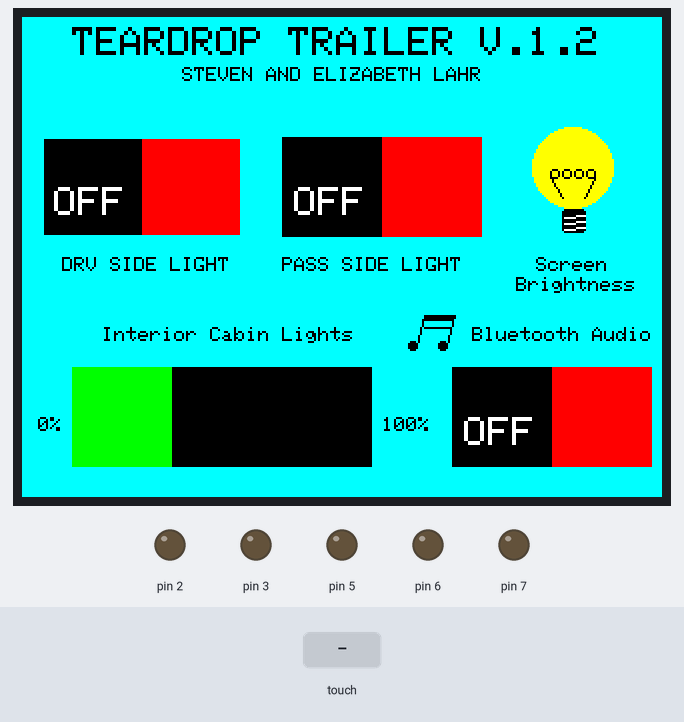
This sketch was run on a simulated Arduino Uno, built with avr-gcc and run on an emulated ATmega328P. Parts: 320×240 colour display, output pins drawn as LEDs (lit = HIGH). The inputs (shaded band) are chosen by the test bench. What the sketch prints to the serial monitor is not drawn.

Above: at 1.4 s.
1.5 s: touch panel pressed at 62 % / 10 % of its raw x / y range
At 2.4 s:
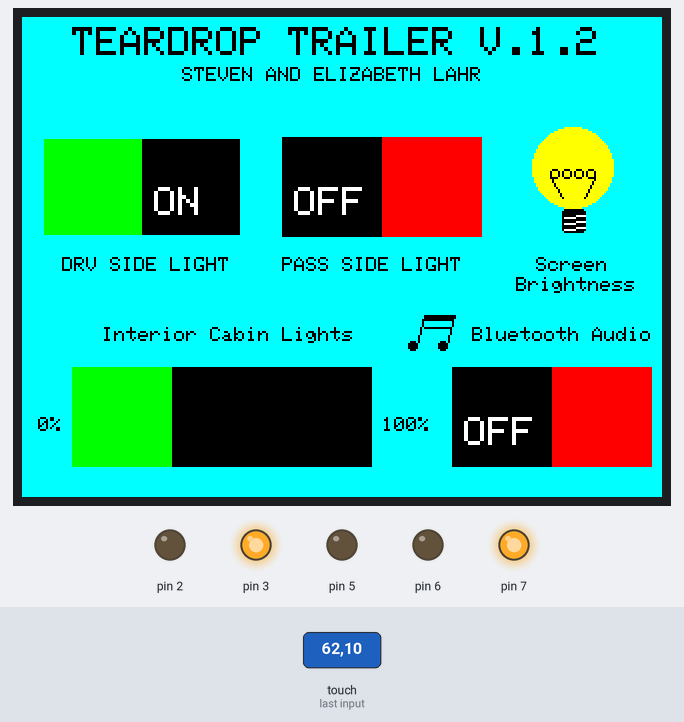
3.0 s: touch panel pressed at 13 % / 30 % of its raw x / y range
At 3.7 s:
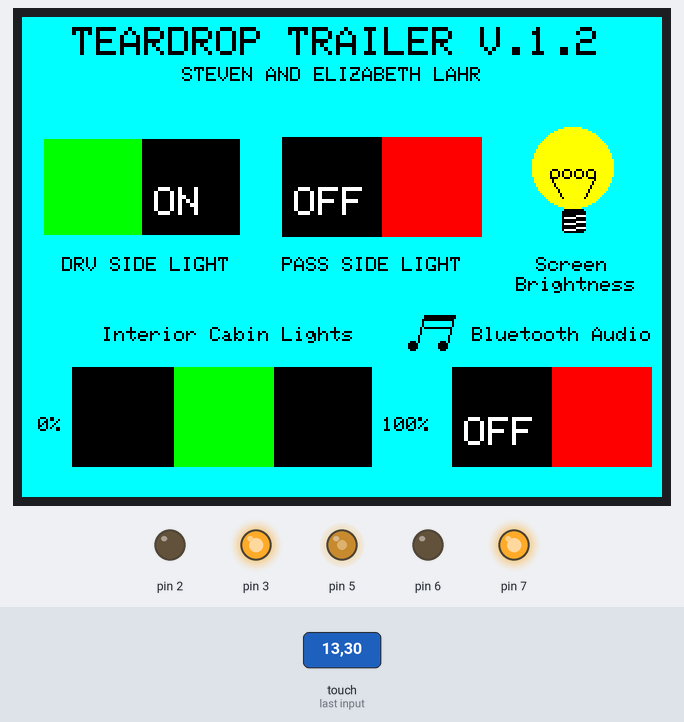
4.5 s: touch panel pressed at 62 % / 30 % of its raw x / y range
At 5.7 s:
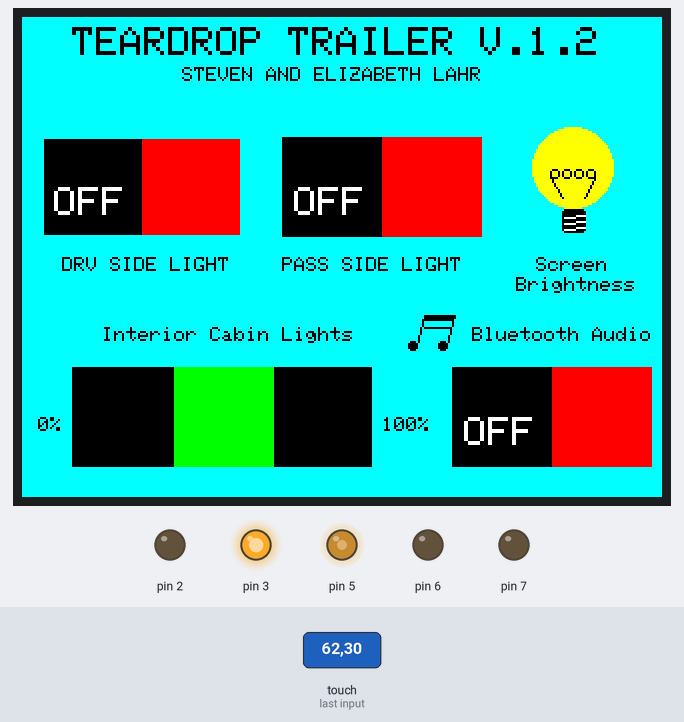
6.0 s: touch panel pressed at 13 % / 50 % of its raw x / y range
At 7.2 s:
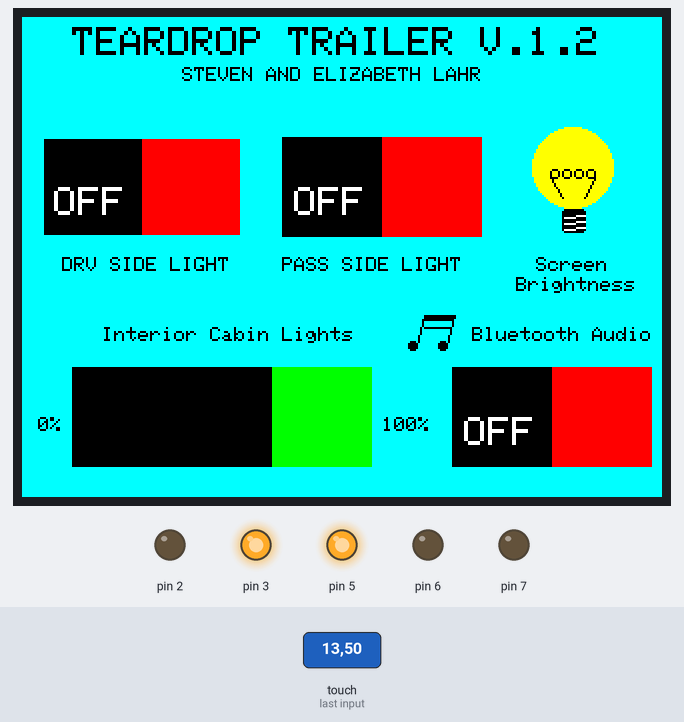
7.5 s: touch panel pressed at 62 % / 50 % of its raw x / y range
At 8.1 s:
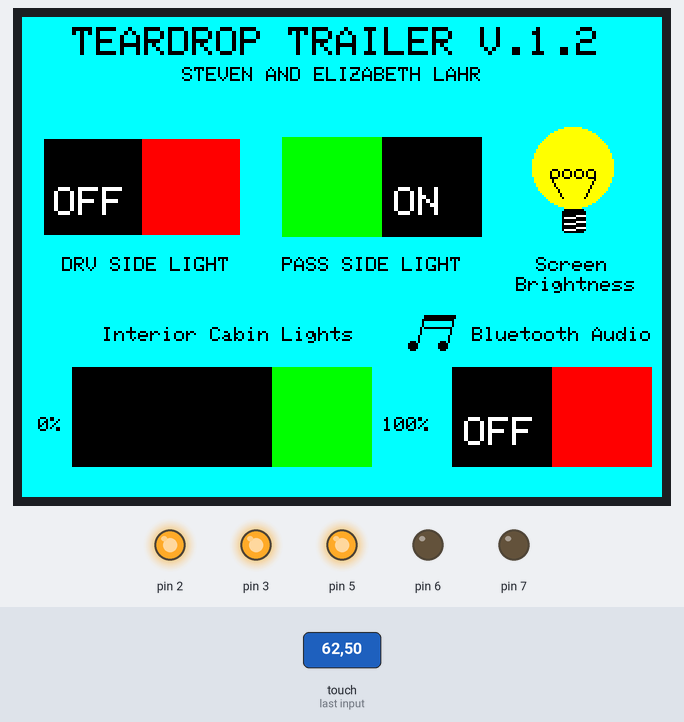
9.0 s: touch panel pressed at 13 % / 10 % of its raw x / y range
At 9.5 s:
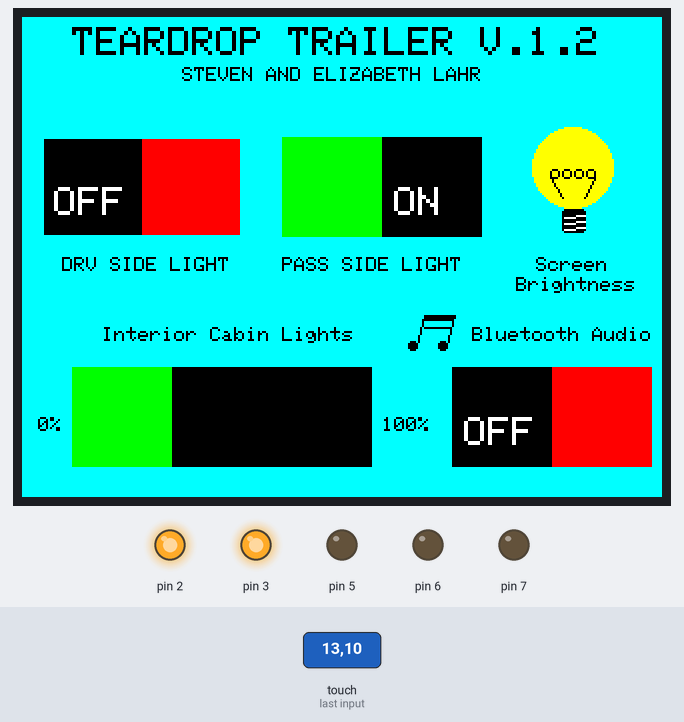
Timing chart, 0 to 40.6 s (numbered marks = the images above; inputs shaded):
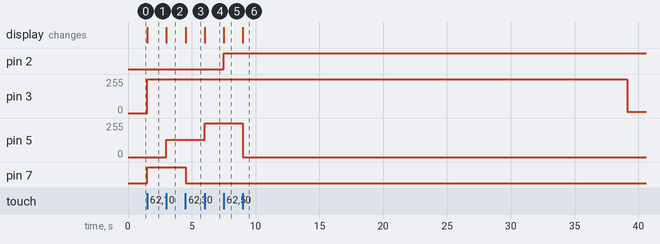

The sketch:

AutoDim_and_OneTouch_w_music_button.ino
```cpp
#include <SPI.h>
#include <Wire.h>
#include <Adafruit_ILI9341.h>
#include <Adafruit_STMPE610.h>
#include <Adafruit_GFX.h>

#define TS_MINX 150
#define TS_MINY 130
#define TS_MAXX 3800
#define TS_MAXY 4000

#define STMPE_CS 8
Adafruit_STMPE610 ts = Adafruit_STMPE610(STMPE_CS);
#define TFT_CS 10
#define TFT_DC 9
Adafruit_ILI9341 tft = Adafruit_ILI9341(TFT_CS, TFT_DC);

boolean RecordOn = false;

#define FRAME_X 10//this is for button1
#define FRAME_Y 60
#define FRAME_W 100
#define FRAME_H 50


#define REDBUTTON_X FRAME_X
#define REDBUTTON_Y FRAME_Y
#define REDBUTTON_W (FRAME_W/2)
#define REDBUTTON_H FRAME_H


#define GREENBUTTON_X (REDBUTTON_X + REDBUTTON_W)
#define GREENBUTTON_Y FRAME_Y
#define GREENBUTTON_W (FRAME_W/2)
#define GREENBUTTON_H FRAME_H


#define FRAME_X1 130//this is for button2
#define FRAME_Y1 60
#define FRAME_W1 100
#define FRAME_H1 50


#define REDBUTTON_X1 FRAME_X1
#define REDBUTTON_Y1 FRAME_Y1
#define REDBUTTON_W1 (FRAME_W1/2)
#define REDBUTTON_H1 FRAME_H1


#define GREENBUTTON_X1 (REDBUTTON_X1 + REDBUTTON_W1)
#define GREENBUTTON_Y1 FRAME_Y1
#define GREENBUTTON_W1 (FRAME_W1/2)
#define GREENBUTTON_H1 FRAME_H1

#define FRAME_X2 215//this is for button3
#define FRAME_Y2 175
#define FRAME_W2 100
#define FRAME_H2 50


#define REDBUTTON_X2 FRAME_X2
#define REDBUTTON_Y2 FRAME_Y2
#define REDBUTTON_W2 (FRAME_W2/2)
#define REDBUTTON_H2 FRAME_H2


#define GREENBUTTON_X2 (REDBUTTON_X2 + REDBUTTON_W2)
#define GREENBUTTON_Y2 FRAME_Y2
#define GREENBUTTON_W2 (FRAME_W2/2)
#define GREENBUTTON_H2 FRAME_H2


#define Frame_X 25 //this is for the fader slider
#define Frame_Y 175
#define Frame_W 150
#define Frame_H 50

#define CIRCLE_X 275
#define CIRCLE_Y 75
#define CIRCLE_R 20

#define SQUARE_X 270
#define SQUARE_Y 96
#define SQUARE_W 12
#define SQUARE_H 12
#define SQUARE_R 2

#define LINE_X 267
#define LINE_Y 87
#define LINE_L 17


int currentX = Frame_X;
int currentY = Frame_Y;
bool touchLock = false;

int counter = 100;

unsigned long timerecord = 0;

void SQUARE()
{
  tft.drawRoundRect(SQUARE_X, SQUARE_Y, SQUARE_W, SQUARE_H, SQUARE_R, ILI9341_BLACK);
  tft.fillRoundRect(SQUARE_X, SQUARE_Y, SQUARE_W, SQUARE_H, SQUARE_R, ILI9341_BLACK);
}
void LINE()
{
  tft.drawFastHLine(LINE_X, LINE_Y, LINE_L, ILI9341_BLACK);
}

void drawFrame()
{
  tft.drawRect(FRAME_X, FRAME_Y, FRAME_W, FRAME_H, ILI9341_CYAN);

}

void Circle()
{
  tft.drawCircle(CIRCLE_X, CIRCLE_Y, CIRCLE_R, ILI9341_YELLOW);
  tft.fillCircle(CIRCLE_X, CIRCLE_Y, CIRCLE_R, ILI9341_YELLOW);
}

void redBtn()
{
  tft.fillRect(REDBUTTON_X, REDBUTTON_Y, REDBUTTON_W, REDBUTTON_H, ILI9341_GREEN);
  tft.fillRect(GREENBUTTON_X, GREENBUTTON_Y, GREENBUTTON_W, GREENBUTTON_H, ILI9341_BLACK);
  drawFrame();
  tft.setCursor(GREENBUTTON_X + 6 , GREENBUTTON_Y + (GREENBUTTON_H / 2));
  tft.setTextColor(ILI9341_WHITE);
  tft.setTextSize(2);
  tft.println("ON");
  RecordOn = false;
}


void greenBtn()
{
  tft.fillRect(GREENBUTTON_X, GREENBUTTON_Y, GREENBUTTON_W, GREENBUTTON_H, ILI9341_RED);
  tft.fillRect(REDBUTTON_X, REDBUTTON_Y, REDBUTTON_W, REDBUTTON_H, ILI9341_BLACK);
  drawFrame();
  tft.setCursor(REDBUTTON_X + 6 , REDBUTTON_Y + (REDBUTTON_H / 2));
  tft.setTextColor(ILI9341_WHITE);
  tft.setTextSize(2);
  tft.println("OFF");
  RecordOn = true;
}
void redBtn1()//this is for button2
{
  tft.fillRect(REDBUTTON_X1, REDBUTTON_Y1, REDBUTTON_W1, REDBUTTON_H1, ILI9341_GREEN);/////////////////////this is for button2
  tft.fillRect(GREENBUTTON_X1, GREENBUTTON_Y1, GREENBUTTON_W1, GREENBUTTON_H1, ILI9341_BLACK);
  drawFrame();
  tft.setCursor(GREENBUTTON_X1 + 6 , GREENBUTTON_Y1 + (GREENBUTTON_H1 / 2));
  tft.setTextColor(ILI9341_WHITE);
  tft.setTextSize(2);
  tft.println("ON");
  RecordOn = false;
}


void greenBtn1()//this is for button2
{
  tft.fillRect(GREENBUTTON_X1, GREENBUTTON_Y1, GREENBUTTON_W1, GREENBUTTON_H1, ILI9341_RED);/////////////////this is for button2
  tft.fillRect(REDBUTTON_X1, REDBUTTON_Y1, REDBUTTON_W1, REDBUTTON_H1, ILI9341_BLACK);
  drawFrame();
  tft.setCursor(REDBUTTON_X1 + 6 , REDBUTTON_Y1 + (REDBUTTON_H1 / 2));
  tft.setTextColor(ILI9341_WHITE);
  tft.setTextSize(2);
  tft.println("OFF");
  RecordOn = true;
}

void redBtn2()//this is for button3
{
  tft.fillRect(REDBUTTON_X2, REDBUTTON_Y2, REDBUTTON_W2, REDBUTTON_H2, ILI9341_GREEN);/////////////////////this is for button2
  tft.fillRect(GREENBUTTON_X2, GREENBUTTON_Y2, GREENBUTTON_W2, GREENBUTTON_H2, ILI9341_BLACK);
  drawFrame();
  tft.setCursor(GREENBUTTON_X2 + 6 , GREENBUTTON_Y2 + (GREENBUTTON_H2 / 2));
  tft.setTextColor(ILI9341_WHITE);
  tft.setTextSize(2);
  tft.println("ON");
  RecordOn = false;
}


void greenBtn2()//this is for button3
{
  tft.fillRect(GREENBUTTON_X2, GREENBUTTON_Y2, GREENBUTTON_W2, GREENBUTTON_H2, ILI9341_RED);/////////////////this is for button2
  tft.fillRect(REDBUTTON_X2, REDBUTTON_Y2, REDBUTTON_W2, REDBUTTON_H2, ILI9341_BLACK);
  drawFrame();
  tft.setCursor(REDBUTTON_X2 + 6 , REDBUTTON_Y2 + (REDBUTTON_H2 / 2));
  tft.setTextColor(ILI9341_WHITE);
  tft.setTextSize(2);
  tft.println("OFF");
  RecordOn = true;
}


void DrawFrame (int x, int y, int w, int h, uint16_t color)
{
  tft.drawRect(x, y, w, h, color);
}

void DrawBox (int x, int y, int w, int h, uint16_t fill)
{
  tft.fillRect(x, y, w, h, fill);
}

void Btn()
{
  tft.setCursor(5 , 20);
  tft.setTextColor(ILI9341_BLACK);
  tft.setTextSize(2);

}

void setup() {
  // put your setup code here, to run once:
  Serial.begin(9600);
  tft.begin();
  if (!ts.begin())
  {
    Serial.println("Unable to start touchscreen");
  }
  else
  {
    Serial.println("Touchscreen Started");
  }

  pinMode(2, OUTPUT);
  pinMode(7, OUTPUT);
  pinMode(5,OUTPUT);
  pinMode(6,OUTPUT);

  tft.fillScreen(ILI9341_CYAN);//this is to change the background
  tft.setRotation(1);
  greenBtn();//this is to set the beginning state of button1
  greenBtn1();//this is to set the beginning state of button2
  greenBtn2();//this is to set the beginning state of button 3
  DrawBox (Frame_X, Frame_Y, Frame_W, Frame_H, ILI9341_BLACK);
  DrawBox(currentX, currentY, 50, 50, ILI9341_GREEN); //set the slider color
  Circle();
  SQUARE();

  tft.drawLine(264, 80, 270, 90, ILI9341_BLACK);////diagonal lines for birghtness lightbulb filliment
  tft.drawLine(286, 80, 281, 90, ILI9341_BLACK);

  tft.drawLine(271, 106, 281, 105, ILI9341_WHITE);///diagonal lines for screw base
  tft.drawLine(271, 103, 281, 102, ILI9341_WHITE);
  tft.drawLine(271, 100, 281, 99, ILI9341_WHITE);

  tft.drawCircle(195, 164, 2, ILI9341_BLACK);/////this is for the music note symbol
  tft.fillCircle(195, 164, 2, ILI9341_BLACK);
  tft.drawCircle(210, 164, 2, ILI9341_BLACK);
  tft.fillCircle(210, 164, 2, ILI9341_BLACK);
  tft.drawLine(197, 164, 201, 149, ILI9341_BLACK);
  tft.drawLine(212, 164, 216, 149, ILI9341_BLACK);
  tft.drawFastHLine(201, 149, 15, ILI9341_BLACK);
  tft.drawFastHLine(201, 150, 15, ILI9341_BLACK);
  tft.drawFastHLine(201, 151, 15, ILI9341_BLACK);
  tft.drawFastHLine(201, 155, 14, ILI9341_BLACK);


  tft.setCursor(8 , 200);
  tft.setTextColor(ILI9341_BLACK);
  tft.setTextSize(1);
  tft.println("0%");

  tft.setCursor(180 , 200);
  tft.setTextColor(ILI9341_BLACK);
  tft.setTextSize(1);
  tft.println("100%");

  tft.setCursor(40 , 155);
  tft.setTextColor(ILI9341_BLACK);
  tft.setTextSize(1);
  tft.println("Interior Cabin Lights");

  tft.setCursor(80 , 25);
  tft.setTextColor(ILI9341_BLACK);
  tft.setTextSize(1);
  tft.println("STEVEN AND ELIZABETH LAHR");

  tft.setCursor(25 , 5);
  tft.setTextColor(ILI9341_BLACK);
  tft.setTextSize(2);
  tft.println("TEARDROP TRAILER V.1.2");

  tft.setCursor(20 , 120);
  tft.setTextColor(ILI9341_BLACK);
  tft.setTextSize(1);
  tft.println("DRV SIDE LIGHT");

  tft.setCursor(130 , 120);
  tft.setTextColor(ILI9341_BLACK);
  tft.setTextSize(1);
  tft.println("PASS SIDE LIGHT");


  tft.setCursor(257 , 120);
  tft.setTextColor(ILI9341_BLACK);
  tft.setTextSize(1);
  tft.println("Screen");

  tft.setCursor(247 , 130);
  tft.setTextColor(ILI9341_BLACK);
  tft.setTextSize(1);
  tft.println("Brightness");

  tft.setCursor(225 , 155);
  tft.setTextColor(ILI9341_BLACK);
  tft.setTextSize(1);
  tft.println("Bluetooth Audio");

  tft.setCursor(264 ,74);
  tft.setTextColor(ILI9341_BLACK);
  tft.setTextSize(1);
  tft.println("oooo");
}

int ReadXPoint ()
{
  TS_Point p = ts.getPoint();
  p.y = map(p.y, TS_MINX, TS_MAXX, 0, tft.width());
  return p.y;
}
int ReadYPoint()
{
  TS_Point p = ts.getPoint();
  p.x = map(p.x, TS_MINY, TS_MAXY, 0, tft.height());
  return (tft.height() - p.x);
}

void loop() {
  int touchx = 0;
  int touchy = 0;
  // put your main code here, to run repeatedly:
  if (ts.touched())
  {
    timerecord = millis();
    analogWrite(3, map(counter, 0, 100, 10, 255));

    if (!ts.bufferEmpty())  // SLIDER CODE
    {
      touchx = ReadXPoint();
      touchy = ReadYPoint();
    }

    if ((touchy > Frame_Y) && (touchy < (Frame_Y + Frame_H))) {
      if ((touchx > (Frame_X)) && (touchx < (Frame_X + Frame_W)))
      {
        currentX = ReadXPoint()-25;
        DrawBox (Frame_X, Frame_Y, Frame_W, Frame_H, ILI9341_BLACK);
        if (currentX > (Frame_X + Frame_W - 50))
        {
          currentX = (Frame_X + Frame_W - 50);
          DrawBox((Frame_X + Frame_W - 50), currentY, 50, 50, ILI9341_GREEN);
        }
        else if (currentX < (Frame_X))
        {
          currentX = Frame_X;
          DrawBox(Frame_X, Frame_Y, 50, 50, ILI9341_GREEN);
        }
        else
        {
          DrawBox(currentX, currentY, 50, 50, ILI9341_GREEN);
        }
        analogWrite(5, map(currentX, 25, 125, 0, 255)); /////this is for PWM of the led's

        Serial.println(currentX);
        Serial.println(currentY);
      }
    }


    // See if there's any  touch data for us
    if (!ts.bufferEmpty())
    {

      // Retrieve a point
      TS_Point p = ts.getPoint();
      // Scale using the calibration #'s
      // and rotate coordinate system
      p.x = map(p.x, TS_MINY, TS_MAXY, 0, tft.height());
      p.y = map(p.y, TS_MINX, TS_MAXX, 0, tft.width());
      int y = tft.height() - p.x;
      int x = p.y;

      if (RecordOn)///this is for button 1
      {
        if ((x > REDBUTTON_X) && (x < (REDBUTTON_X + REDBUTTON_W))) {
          if ((y > REDBUTTON_Y) && (y <= (REDBUTTON_Y + REDBUTTON_H))) {
            Serial.println("Red btn hit");
            redBtn();
            digitalWrite(7, HIGH);


          }
        }
      }
      else //Record is off (RecordOn == false)
      {
        if ((x > GREENBUTTON_X) && (x < (GREENBUTTON_X + GREENBUTTON_W))) {
          if ((y > GREENBUTTON_Y) && (y <= (GREENBUTTON_Y + GREENBUTTON_H))) {
            Serial.println("Green btn hit");
            greenBtn();
            digitalWrite(7, LOW);
          }
        }
      }

      Serial.println(RecordOn);//////this is for button 2
      if (RecordOn)
      {
        if ((x > REDBUTTON_X1) && (x < (REDBUTTON_X1 + REDBUTTON_W1))) {
          if ((y > REDBUTTON_Y1) && (y <= (REDBUTTON_Y1 + REDBUTTON_H1))) {
            Serial.println("Red btn hit");
            redBtn1();
            digitalWrite(2, HIGH);
          }
        }
      }
      else //Record is off (RecordOn == false)
      {
        if ((x > GREENBUTTON_X1) && (x < (GREENBUTTON_X1 + GREENBUTTON_W1))) {
          if ((y > GREENBUTTON_Y1) && (y <= (GREENBUTTON_Y1 + GREENBUTTON_H1))) {
            Serial.println("Green btn hit");
            greenBtn1();
            digitalWrite(2, LOW);
          }
        }
      }
       Serial.println(RecordOn);//////this is for button 3
      if (RecordOn)
      {
        if ((x > REDBUTTON_X2) && (x < (REDBUTTON_X2 + REDBUTTON_W2))) {
          if ((y > REDBUTTON_Y2) && (y <= (REDBUTTON_Y2 + REDBUTTON_H2))) {
            Serial.println("Red btn hit");
            redBtn2();
            digitalWrite(6, HIGH);
          }
        }
      }
      else //Record is off (RecordOn == false)
      {
        if ((x > GREENBUTTON_X2) && (x < (GREENBUTTON_X2 + GREENBUTTON_W2))) {
          if ((y > GREENBUTTON_Y2) && (y <= (GREENBUTTON_Y2 + GREENBUTTON_H2))) {
            Serial.println("Green btn hit");
            greenBtn2();
            digitalWrite(6, LOW);
          }
        }
      }

      Serial.println(RecordOn);

      if ((x > (CIRCLE_X - CIRCLE_R) && (x < (CIRCLE_X + CIRCLE_R))))
      {
        if (y > (CIRCLE_Y - CIRCLE_R) && (y < (CIRCLE_Y + CIRCLE_R)))
        {
          if (touchLock != true)
          {
            if (counter == 100)
            {
              counter = 0;
            }
            else
            {
              counter += 25;
            }
            analogWrite(3, map(counter, 0, 100, 10, 255));
            touchLock = true;
            delay(50);
          }
        }
      }
    }
  }
  else
  {
    touchLock = false;
        if ((millis()-timerecord) >= 30000)
    {
      analogWrite(3, map(0, 0, 100, 10, 255));
    }
  }

}
```

Measured:
- after the input at 1.5 s, pin 3: 0/255 → 255/255 at once; pin 7: LOW → HIGH at once; the display: changes at once (image 1)
- after the input at 3.0 s, pin 5: 0/255 → 130/255 at once; the display: changes at once (image 2)
- after the input at 4.5 s, pin 7: HIGH → LOW at once; the display: changes at once (image 3)
- after the input at 6.0 s, pin 5: 130/255 → 255/255 at once; the display: changes at once (image 4)
- after the input at 7.5 s, pin 2: LOW → HIGH at once; the display: changes at once (image 5)
- after the input at 9.0 s, pin 3: 255/255 → 10/255 after 30.1 s instead of 28.6 s; pin 5: 255/255 → 0/255 at once; the display: changes at once (image 6)
